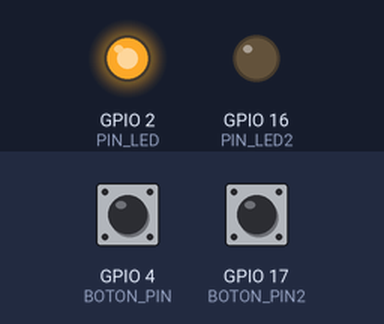
This sketch was run on a simulated ESP32. Parts: output pins drawn as LEDs (lit = HIGH). Inputs (shaded band) come from the test bench; at power-on: GPIO 4 (BOTON_PIN) HIGH, GPIO 17 (BOTON_PIN2) HIGH.

Above: at 1.2 s.
1.3 s: GPIO 4 (BOTON_PIN) pulled LOW for 0.15 s
At 2.5 s:
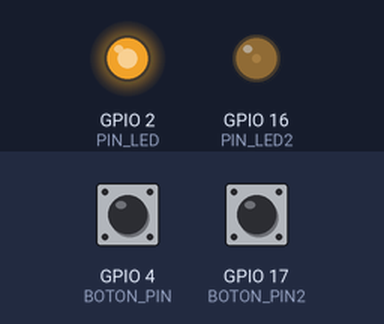
2.9 s: GPIO 17 (BOTON_PIN2) pulled LOW for 0.15 s
At 3.9 s:
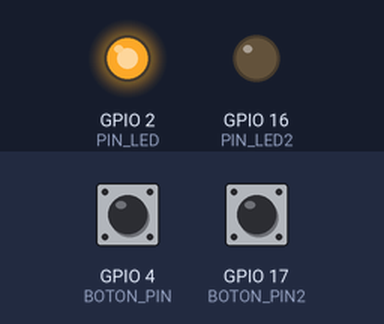
4.5 s: GPIO 4 (BOTON_PIN) pulled LOW for 1 s
At 5.1 s:
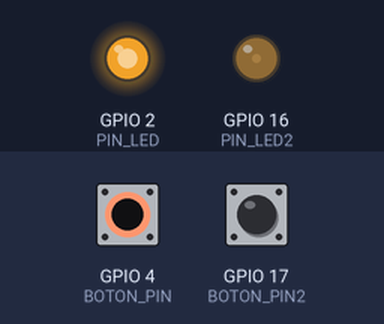
7.0 s: GPIO 17 (BOTON_PIN2) pulled LOW for 1 s
At 8.2 s:
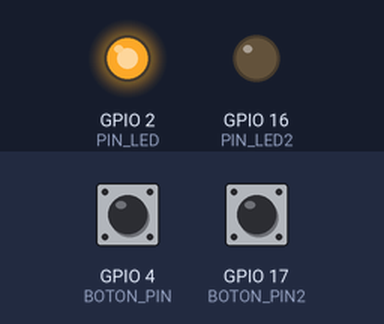
9.5 s: GPIO 4 (BOTON_PIN) pulsed LOW 5 times (0.12 s each, 0.3 s apart)
At 11.0 s:
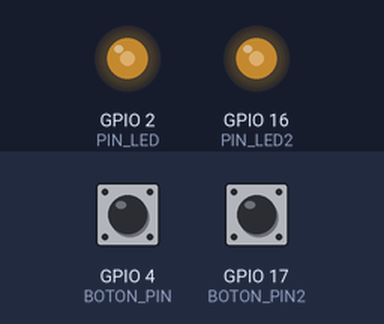
12.5 s: GPIO 4 (BOTON_PIN) pulled LOW for 0.15 s
At 13.6 s:
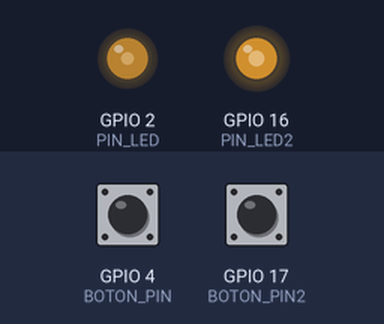
Timing chart, 0 to 15.1 s (numbered marks = the images above; inputs shaded):
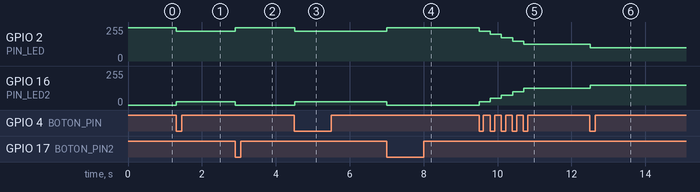

Measured:
- after the input at 1.3 s, GPIO 2 (PIN_LED): 249/255 → 224/255 at once; GPIO 16 (PIN_LED2): 0/255 → 25/255 at once
- after the input at 2.9 s, GPIO 2 (PIN_LED): 224/255 → 249/255 at once; GPIO 16 (PIN_LED2): 25/255 → 0/255 at once
- after the input at 4.5 s, GPIO 2 (PIN_LED): 249/255 → 224/255 at once; GPIO 16 (PIN_LED2): 0/255 → 25/255 at once
- after the input at 7.0 s, GPIO 2 (PIN_LED): 224/255 → 249/255 at once; GPIO 16 (PIN_LED2): 25/255 → 0/255 at once
- after the input at 9.5 s, GPIO 2 (PIN_LED): moves from 249/255 to 125/255 over 1.2 s, starting at once; GPIO 16 (PIN_LED2): moves from 0/255 to 125/255 over 1.2 s, starting at once
- after the input at 12.5 s, GPIO 2 (PIN_LED): 125/255 → 100/255 at once; GPIO 16 (PIN_LED2): 125/255 → 149/255 at once

The sketch:

asignacion11.ino
```cpp
/*
El programa que he escrito es un controlador de brillo de
dos LEDs utilizando señales PWM. Uno de los LEDs (LED-A) se
enciende con su máximo brillo mientras que el otro (LED-B) está
 completamente apagado al inicio del programa. Hay dos botones,
 BOTON-A y BOTON-B, que permiten aumentar y disminuir el brillo
 del LED-A y del LED-B respectivamente. Cada vez que se presiona
  un botón, el ciclo de trabajo de la señal PWM se incrementa o
  decrementa en 25 unidades, permitiendo un control fino del brillo
   de los LEDs. El programa cumple con una serie de reglas específicas descritas anteriormente.
*/
#include <NoDelay.h>
#include <Bounce2.h>

// Pin a la que esta conectado el LED, GPIO16
const unsigned int PIN_LED = 2;
const unsigned int BOTON_PIN = 4;

const unsigned int PIN_LED2 = 16;
const unsigned int BOTON_PIN2 = 17;
// Parametros de la señal PWM
const int FRECUENCIA = 5000;
const int CANAL_PWM = 0;
const int RESOLUCION = 8;

// Valor minimo del ciclo de trabajo
const unsigned int CT_MIN = 0;
// Valor maximo del ciclo de trabajo. 2**RESOLUCION - 1
const unsigned int CT_MAX = 250;

// Ciclo de trabajo led a de la forma de onda PWM
unsigned int cicloTrabajoA = CT_MAX;
// Ciclo de trabajo led b de la forma de onda PWM
unsigned int cicloTrabajoB = CT_MIN;

int contadorA = 10;  // variable de contador para contar las pulsaciones
int contadorB = 0;

// Incremento en el ciclo de trabajo al presionar el botón
unsigned int incrementoCT = 25;


// Crea instancias de la clase Bounce para los botones
Bounce boton = Bounce();
Bounce boton2 = Bounce();

void setup() {
  // Configura los parametros de la señal PWM
  ledcSetup(CANAL_PWM, FRECUENCIA, RESOLUCION);
  // Establece el canal PWM al pin PIN_LED (GPIO16).
  ledcAttachPin(PIN_LED, CANAL_PWM);

  // Establece el ciclo de trabajo inicial
  ledcWrite(CANAL_PWM, cicloTrabajoA);
  ledcAttachPin(PIN_LED2, CANAL_PWM + 1);
  ledcWrite(CANAL_PWM + 1, cicloTrabajoB);

  // Configura los botones
  pinMode(BOTON_PIN, INPUT_PULLUP);
  boton.attach(BOTON_PIN);
  boton.interval(5);

  pinMode(BOTON_PIN2, INPUT_PULLUP);
  boton2.attach(BOTON_PIN2);
  boton2.interval(5);
}

void loop() {
  // Actualiza los estados de los botones
  boton.update();
  boton2.update();

  // Verifica si ha transcurrido el tiempo dado por PAUSA
  // Cambia la brillantes del LED, cambiando el ciclo
  // de trabajo del canal PWM
  ledcWrite(CANAL_PWM, cicloTrabajoA);
  ledcWrite(CANAL_PWM + 1, cicloTrabajoB);

  // Si el botón A está presionado, aumenta el ciclo de trabajo de B y disminuye el de A
  if (boton.fell()) {
    if (cicloTrabajoA > CT_MIN && cicloTrabajoB < CT_MAX) {
      cicloTrabajoA -= incrementoCT;
      cicloTrabajoB += incrementoCT;
    }
  }

  // Si el botón B está presionado, aumenta el ciclo de trabajo de A y disminuye el de B
  if (boton2.fell()) {
    if (cicloTrabajoB > CT_MIN && cicloTrabajoA < CT_MAX) {
      cicloTrabajoA += incrementoCT;
      cicloTrabajoB -= incrementoCT;
    }
  }
}
```
